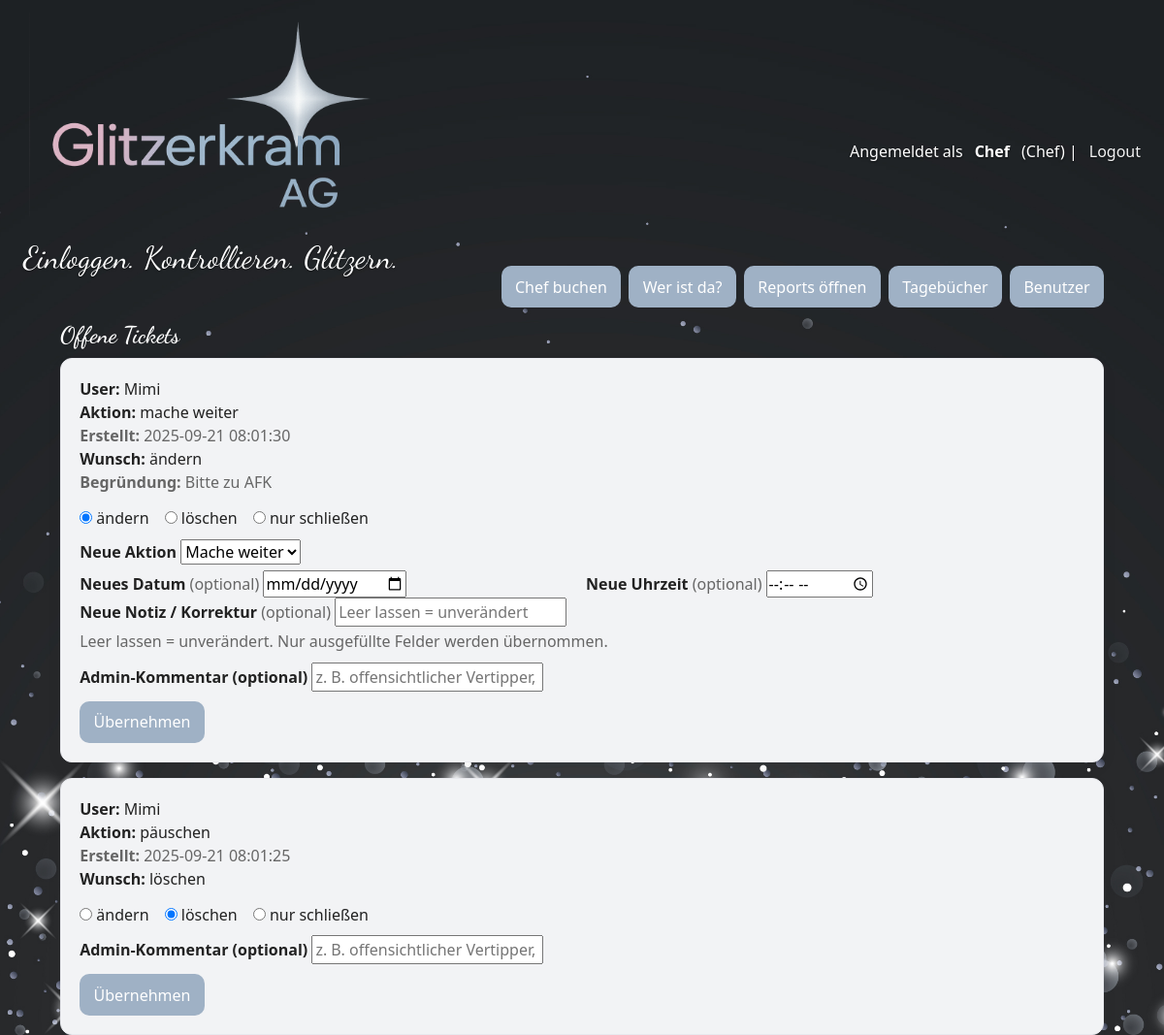
The page /admin (signed in) on the database its author committed.
### tables this page shows
CREATE TABLE bookings (
            id             INTEGER PRIMARY KEY AUTOINCREMENT,
            user_id        INTEGER NOT NULL,
            action         TEXT NOT NULL CHECK (action IN ('bin da','gehe','afk','wieder da','päuschen','mache weiter')),
            created_at     TEXT NOT NULL,
            note           TEXT,
            needs_review   INTEGER DEFAULT 0,
            ticket_action  TEXT,
            ticket_message TEXT
        );

CREATE TABLE users (
            id INTEGER PRIMARY KEY AUTOINCREMENT,
            username TEXT UNIQUE NOT NULL,
            password_hash TEXT NOT NULL,
            role TEXT NOT NULL CHECK(role IN ('admin','user'))
        , join_date TEXT, weekly_minutes INTEGER DEFAULT 2400, is_active INTEGER DEFAULT 1);

### app.py (the view)
@app.route("/admin")
def admin_only():
    if "user_id" not in session:
        return redirect(url_for("login"))
    if session.get("role") != "admin":
        return redirect(url_for("unauthorized"))
    conn = get_db()
    rows = conn.execute("""
        SELECT
          b.id,
          CASE
            WHEN b.needs_review=1 AND IFNULL(b.ticket_action,'')='blank' THEN 'ticket'
            ELSE b.action
          END AS action,
          b.created_at, b.note, b.needs_review,
          b.ticket_action, b.ticket_message,
          u.username,
          datetime(b.created_at,'localtime') AS local_created_at
        FROM bookings b
        JOIN users u ON u.id = b.user_id
        WHERE b.needs_review = 1
        ORDER BY b.created_at DESC, b.id DESC
    """).fetchall()
    conn.close()
    return render_template(
        "admin.html",
        title="Admin-Dashboard",
        tickets=rows,
        actions=ACTIONS
    )

### app.py (called while the page is built)
def get_db():
    conn = sqlite3.connect(DB_PATH, timeout=15)
    conn.row_factory = sqlite3.Row
    try:
        conn.execute("PRAGMA journal_mode=WAL;")
        conn.execute("PRAGMA synchronous=NORMAL;")
    except Exception:
        pass
    return conn

### templates/admin.html (shortened to what this page needs)
{% extends "base.html" %}
{% block slogan %}Einloggen. Kontrollieren. Glitzern.{% endblock %}
{% block content %}
  <div class="page">
    <div class="d-flex justify-content-end align-items-center mb-3">
      <div class="btn-toolbar gap-2">
        <a href="{{ url_for('user_only') }}" class="btn btn-blaugrau">Chef buchen</a>
        <a href="{{ url_for('presence') }}" class="btn btn-primary">Wer ist da?</a>
        <a href="{{ url_for('admin_reports') }}" class="btn btn-blaugrau">Reports öffnen</a>
        <a href="{{ url_for('admin_journal') }}" class="btn btn-blaugrau">Tagebücher</a>
        <a href="{{ url_for('admin_users') }}" class="btn btn-blaugrau">Benutzer</a>
      </div>
    </div>
    <h2 class="slogan-font box-heading open-tickets-title">Offene Tickets</h2>
    {% if tickets %}
      <div class="grid" style="display:grid; gap:1rem;">
        {% for t in tickets %}
          <div class="box">
            <div style="display:flex; justify-content:space-between; align-items:flex-start; gap:1rem; flex-wrap:wrap;">
              <div>
                <div><strong>User:</strong> {{ t.username|capitalize }}</div>
                <div><strong>Aktion:</strong> {{ t.action }}</div>
                <div class="muted"><strong>Erstellt:</strong> {{ t.local_created_at }}</div>
                {% if t.ticket_action %}<div><strong>Wunsch:</strong> {{ 'ändern' if t.ticket_action == 'aendern' else 'löschen' }}</div>{% endif %}
                {% if t.ticket_message %}<div class="muted"><strong>Begründung:</strong> {{ t.ticket_message }}</div>{% endif %}
              </div>
            </div>
            <form method="POST" action="{{ url_for('admin_resolve', booking_id=t.id) }}" style="margin-top:.8rem;">
              <div style="display:grid; gap:.6rem; grid-template-columns: 1fr;">
                <div style="display:flex; gap:1rem; align-items:center; flex-wrap:wrap;">
                  <label><input type="radio" name="resolution" value="aendern" {% if t.ticket_action=='aendern' %}checked{% endif %}> ändern</label>
                  <label><input type="radio" name="resolution" value="loeschen" {% if t.ticket_action=='loeschen' %}checked{% endif %}> löschen</label>
                  <label><input type="radio" name="resolution" value="schliessen" {% if not t.ticket_action %}checked{% endif %}> nur schließen</label>
                </div>
                <div id="actwrap-{{ t.id }}" style="display:none;">
                  <label for="new_action_{{ t.id }}"><strong>Neue Aktion</strong></label>
                  <select id="new_action_{{ t.id }}" name="new_action">
                    {% for key, label in actions %}
                      <option value="{{ key }}" {% if key==t.action %}selected{% endif %}>{{ label }}</option>
                    {% endfor %}
                  </select>
                  <div style="display:grid; gap:.5rem; grid-template-columns: repeat(auto-fit, minmax(160px, 1fr)); margin-top:.4rem;">
                    <div>
                      <label for="new_date_{{ t.id }}"><strong>Neues Datum</strong> <span class="muted">(optional)</span></label>
                      <input id="new_date_{{ t.id }}" name="new_date" type="date" />
                    </div>
                    <div>
                      <label for="new_time_{{ t.id }}"><strong>Neue Uhrzeit</strong> <span class="muted">(optional)</span></label>
                      <input id="new_time_{{ t.id }}" name="new_time" type="time" />
                    </div>
                  </div>
                  <div style="margin-top:.4rem%;">
                    <label for="new_note_{{ t.id }}"><strong>Neue Notiz / Korrektur</strong> <span class="muted">(optional)</span></label>
                    <input id="new_note_{{ t.id }}" name="new_note" type="text" placeholder="Leer lassen = unverändert">
                  </div>
                  <div class="muted" style="margin-top:.2rem;">Leer lassen = unverändert. Nur ausgefüllte Felder werden übernommen.</div>
                </div>
                <div>
                  <label for="admin_comment_{{ t.id }}"><strong>Admin-Kommentar (optional)</strong></label>
                  <input id="admin_comment_{{ t.id }}" name="admin_comment" type="text" placeholder="z. B. offensichtlicher Vertipper, angepasst">
                </div>
                <div style="display:flex; gap:.6rem; flex-wrap:wrap;">
                  <button type="submit" class="btn btn-blaugrau">Übernehmen</button>
                </div>
              </div>
            </form>
          </div>
        {% endfor %}
      </div>
    {% else %}
      <div class="box"><p class="muted">Keine offenen Tickets. 🎉</p></div>
    {% endif %}
  </div>
{% endblock %}

### static/style.css (style rules this page uses)
:root { --frame-color: #f7b6cf; --frame-glow: rgba(247,182,207,.55); --accent: var(--frame-color); }
html, body { height:100%; }
html { background: url("/static/bg.jpg") center / cover no-repeat fixed; }
body { margin: 0; font-family: system-ui,-apple-system,Segoe UI,Roboto,Arial,sans-serif; color: #222; background: transparent; position: relative; padding: 88px 24px 24px; box-sizing: border-box; }
.page { max-width:1100px; margin:0 auto; }
.box { padding:1.2rem; border:1.5px solid #d0d7de; border-radius:12px; background: rgba(255,255,255,.95); box-shadow: 0 6px 24px rgba(0,0,0,.06); }
.muted { color:#666; }
button { border:0; border-radius:10px; padding:.7rem 1rem; cursor:pointer; }
body { padding-top: 96px; }
:root { --logo-h: 100px; }
body { padding-top: calc(var(--logo-h) + 56px); }
:root { --logo-h: 210px; }
body { padding-top: calc(var(--logo-h) + 56px) !important; }
.box { box-sizing: border-box; }
:root { --blaugrau: #9fb1c5; }
:root { --rose: #f7b6cf; }
:root { --accent: #eec6d7; --box-bg: #f7f7f9; }
.box { background: var(--box-bg) !important; border-color: #e3e5ea !important; }
:root { --rose: #f7b6cf; --blaugrau: #9fb1c5; }
.btn { border:0; border-radius:10px; padding:.6rem .9rem; cursor:pointer; font:inherit; }
.btn-blaugrau { background: var(--blaugrau); color: #fff; }
.btn-blaugrau { background: var(--blaugrau) !important; color: #fff !important; border: 0 !important; }
.slogan-font { font-family: "Dancing Script", system-ui, cursive; font-weight: 600; font-size: 1.4rem; line-height: 1.1; margin: 0 0 .6rem 0; }
:root { --box-bg: #f2f3f5; }
.box { background: var(--box-bg) !important; border-color: #e8e9ee !important; box-shadow: 0 6px 18px rgba(0,0,0,.04); }
.btn-primary { background-color:#9fb1c5 !important; border-color:#9fb1c5 !important; color:#fff !important; }
#content, .content, .page, main, .container { position: relative; z-index: 2; }
body { padding-top: 24px !important; }
.btn-primary { background-color:#0d6efd !important; border-color:#0d6efd !important; color:#fff !important; }
:root { --content-top-gap: 250px; }
#content, .page, main.container, .container { margin-top: var(--content-top-gap); }
.btn-primary { background-color: var(--blaugrau) !important; border-color: var(--blaugrau) !important; color: #fff !important; }
.open-tickets-title { color:#fff; font-size:1.5rem; }

### rows shown on the page
bookings: username "Mimi", action "mache weiter", local_created_at "2025-09-21 08:01:30", ticket_action "ändern", ticket_message "Bitte zu AFK", ticket_action "☑ ändern", ticket_action "☐ löschen", ticket_action "☐ nur schließen", new_action "Mache weiter"
bookings: username "Mimi", action "päuschen", local_created_at "2025-09-21 08:01:25", ticket_action "löschen", ticket_action "☐ ändern", ticket_action "☑ löschen", ticket_action "☐ nur schließen"

### other values the page prints
{{ session.username|capitalize }} "Chef"
{{ role_label }} "Chef"
